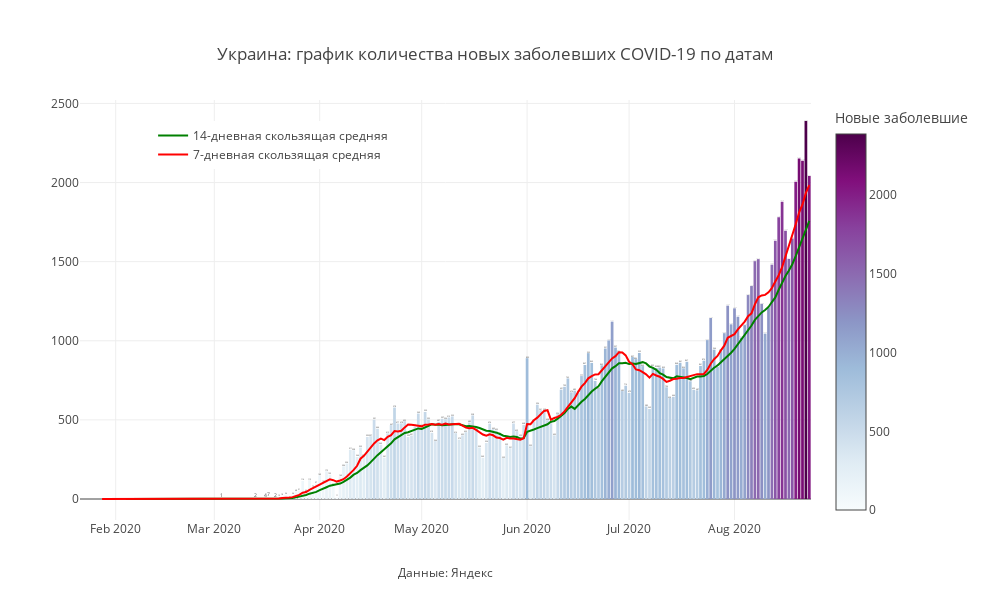

Notebook source saved alongside this figure:
### Code cell
mask = X.Country ==my_country
#mask = (X.Date>datetime.date(2020,5,1)&(X.Region.isin(regions_towatch))
#mask = (X.Date>datetime.date(2020,5,1)&(X.Region==my_region)

fig = px.bar(X[mask], x='Date', 
             y="Day_confirmed",color ='Day_confirmed',
             title=f'{my_country}: '+'график количества новых заболевших COVID-19 по датам',
              color_continuous_scale= px.colors.sequential.BuPu,text = 'Day_confirmed',
             labels = {'Day_confirmed' : "Новые заболевшие",'Remaining_ill':'Текущие больные'})
fig.add_trace(
    go.Scatter(
        name='14-дневная скользящая средняя',
        x=X[mask].Date,
        y=X[mask]['MA14_dayconfirmed'],
        mode="lines",
        
        line=go.scatter.Line(color="green"),
        showlegend=True)
)
fig.add_trace(
    go.Scatter(
        name = '7-дневная скользящая средняя',
        x=X[mask]['Date'],
        y=X[mask]['MA7_dayconfirmed'],
        mode="lines",
        
        line=go.scatter.Line(color="red"),
        showlegend=True)
)
fig.update_layout(
    annotations=[
#         dict(
#             x='2020-04-13',
#             y=1355,
#             xref="x",
#             yref="y",
#             text="Введение<br>пропускной<br>системы в Москве",
#             showarrow=True,
#             arrowhead=2,
#             ax=0,
#             ay=-60),
#         dict(
#             x='2020-06-09',
#             y=1572,
#             xref="x",
#             yref="y",
#             text="Отмена<br>пропускной<br>системы в Москве",
#             showarrow=True,
#             arrowhead=2,
#             ax=0,
#             ay=-90),
        dict(
            x=0.5,
            y=-0.15,
            showarrow=False,
            text="Данные: Яндекс",
            xref="paper",
            yref="paper"),
        
                ],
    
    
                  title_x = 0.5,
                  title_y= 0.9,
                  title_xanchor = "center",
                  title_yanchor = "bottom", 
                  legend_x = 0.10,legend_y = 0.95,
                  width = 990, height = 600,template = 'gridon',
    
    
                  xaxis_title='',yaxis_title = ' '
)


fig.show()

### Figure 1 — Plotly figure (JSON) as saved in the notebook; plotly's stock layout.template omitted (floating-point values rounded to 4 significant figures; data arrays with more than 128 entries replaced by an {"elided": "..."} marker saying what was removed)
{"data": [{"alignmentgroup": "True", "hovertemplate": "Date=%{x}<br>Новые заболевшие=%{marker.color}<extra></extra>", "legendgroup": "", "marker": {"color": {"elided": "215 int values"}, "coloraxis": "coloraxis"}, "name": "", "offsetgroup": "", "orientation": "v", "showlegend": false, "text": {"elided": "215 int values"}, "textposition": "auto", "type": "bar", "x": {"elided": "215 str values"}, "xaxis": "x", "y": {"elided": "215 int values"}, "yaxis": "y"}, {"line": {"color": "green"}, "mode": "lines", "name": "14-дневная скользящая средняя", "showlegend": true, "type": "scatter", "x": {"elided": "215 str values"}, "y": {"elided": "215 float values"}}, {"line": {"color": "red"}, "mode": "lines", "name": "7-дневная скользящая средняя", "showlegend": true, "type": "scatter", "x": {"elided": "215 str values"}, "y": {"elided": "215 float values"}}], "layout": {"annotations": [{"showarrow": false, "text": "Данные: Яндекс", "x": 0.5, "xref": "paper", "y": -0.15, "yref": "paper"}], "barmode": "relative", "coloraxis": {"colorbar": {"title": {"text": "Новые заболевшие"}}, "colorscale": [[0, "rgb(247,252,253)"], [0.125, "rgb(224,236,244)"], [0.25, "rgb(191,211,230)"], [0.375, "rgb(158,188,218)"], [0.5, "rgb(140,150,198)"], [0.625, "rgb(140,107,177)"], [0.75, "rgb(136,65,157)"], [0.875, "rgb(129,15,124)"], [1, "rgb(77,0,75)"]]}, "height": 600, "legend": {"tracegroupgap": 0, "x": 0.1, "y": 0.95}, "title": {"text": "Украина: график количества новых заболевших COVID-19 по датам", "x": 0.5, "xanchor": "center", "y": 0.9, "yanchor": "bottom"}, "width": 990, "xaxis": {"anchor": "y", "domain": [0, 1], "title": {"text": ""}}, "yaxis": {"anchor": "x", "domain": [0, 1], "title": {"text": " "}}}}
